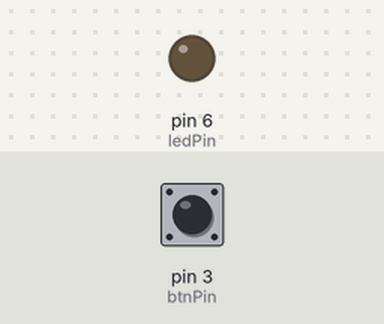
The sketch below on a simulated Arduino Uno, built with avr-gcc and run on an emulated ATmega328P. Shown: output pins drawn as LEDs (lit = HIGH). The inputs (shaded band) are chosen by the test bench; at power-on: pin 3 (btnPin) HIGH.

Above: at 1.2 s.
1.3 s: pin 3 (btnPin) pulled LOW for 0.15 s
At 1.37 s:
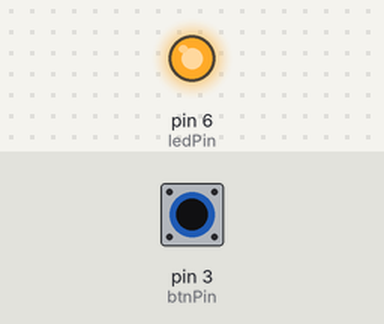
2.9 s: pin 3 (btnPin) pulled LOW for 3.2 s
At 6.5 s:
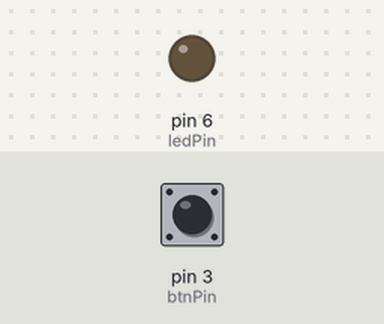
Timing chart, 0 to 8.0 s (numbered marks = the images above; inputs shaded):
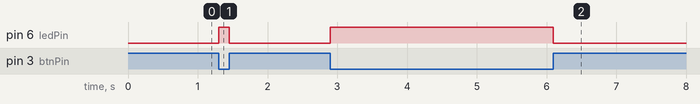

Measured:
- after the input at 1.3 s, pin 6 (ledPin): LOW → HIGH at once, → LOW 0.15 s later
- after the input at 2.9 s, pin 6 (ledPin): LOW → HIGH at once, → LOW 3.2 s later

The sketch:

Button.ino
```cpp
// (licence header left out)
#include <Button.h>

//create a Button object at pin 12
/*
|| Wiring:
|| GND -----/ ------ pin 12
*/
int btnPin = 3;
int ledPin = 6;

Button button = Button(btnPin,PULLUP);

void setup(){
  pinMode(ledPin,OUTPUT); //debug to led 13
}

void loop(){
  if(button.isPressed()){
	digitalWrite(ledPin,HIGH);
  }else{
	digitalWrite(ledPin,LOW);
  }
}
```
